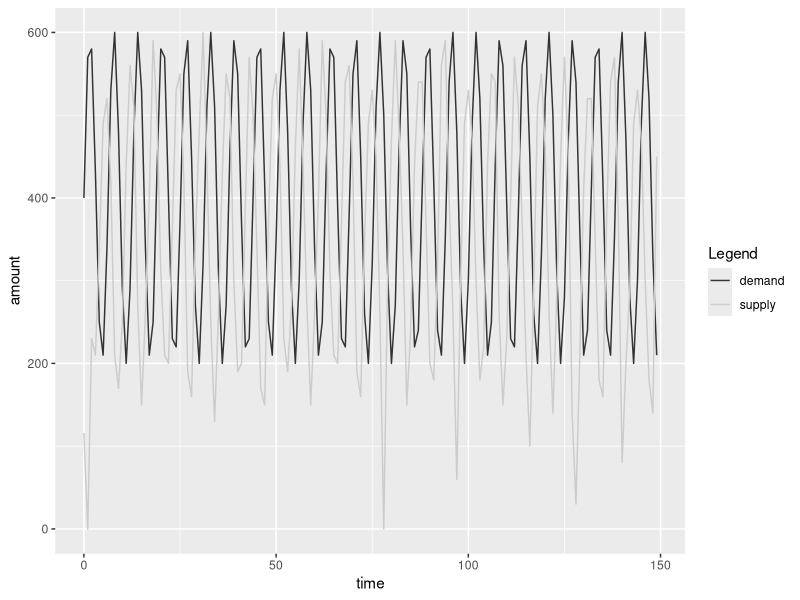

Write the R code that produced this figure.
library(ggplot2)

data <- read.table("demand_supply.csv", header=F, sep=",")

ggplot(data=data) + scale_color_grey(name="Legend") +
  geom_line(aes(x=V1,y=V2,color="demand")) +
  geom_line(aes(x=V1,y=V3,color="supply")) +
  scale_y_continuous("amount") +
  scale_x_continuous("time")

# dev.off()